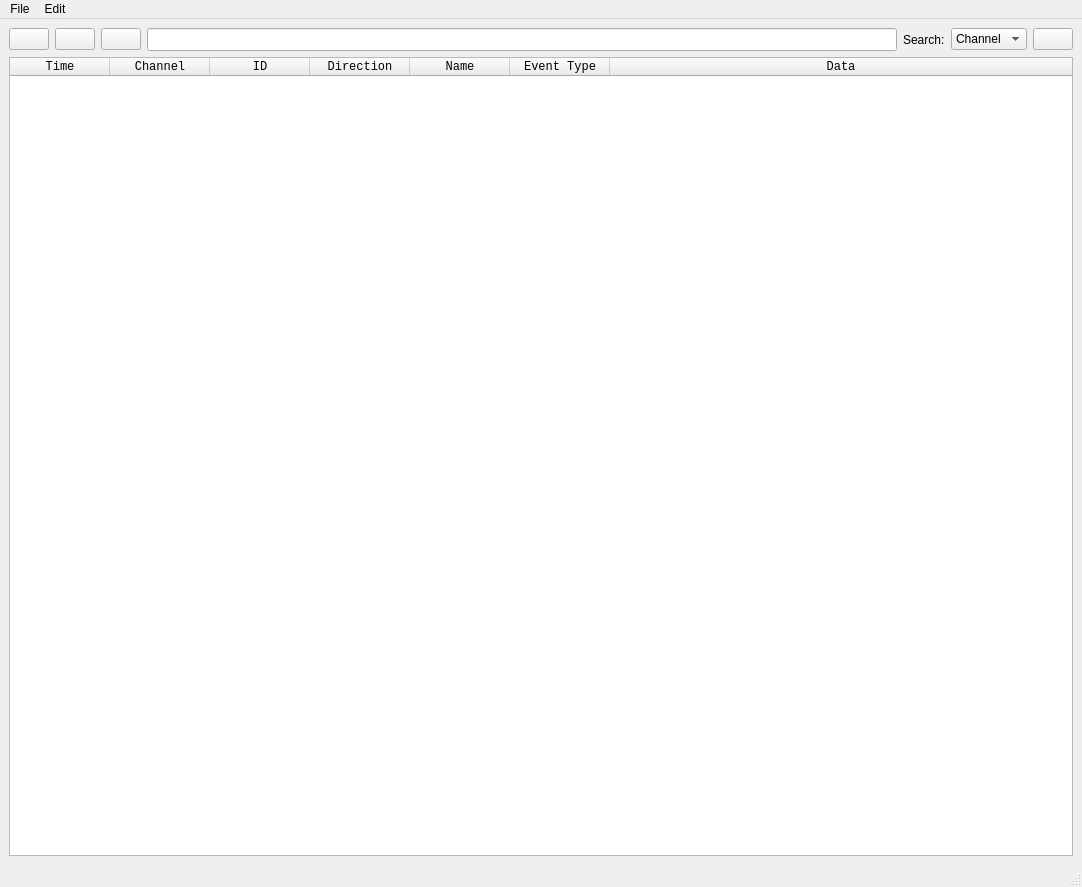
<?xml version="1.0" encoding="UTF-8"?>
<ui version="4.0">
 <class>MainWindow</class>
 <widget class="QMainWindow" name="MainWindow">
  <property name="geometry">
   <rect>
    <x>0</x>
    <y>0</y>
    <width>1082</width>
    <height>887</height>
   </rect>
  </property>
  <property name="windowTitle">
   <string>MainWindow</string>
  </property>
  <widget class="QWidget" name="centralwidget">
   <layout class="QGridLayout" name="gridLayout_2">
    <item row="1" column="0" colspan="7">
     <widget class="QTableWidget" name="dataTable">
      <property name="enabled">
       <bool>true</bool>
      </property>
      <property name="font">
       <font>
        <family>Courier New</family>
        <weight>50</weight>
        <bold>false</bold>
       </font>
      </property>
      <property name="editTriggers">
       <set>QAbstractItemView::NoEditTriggers</set>
      </property>
      <property name="rowCount">
       <number>0</number>
      </property>
      <attribute name="horizontalHeaderVisible">
       <bool>true</bool>
      </attribute>
      <attribute name="horizontalHeaderCascadingSectionResizes">
       <bool>true</bool>
      </attribute>
      <attribute name="horizontalHeaderMinimumSectionSize">
       <number>39</number>
      </attribute>
      <attribute name="horizontalHeaderShowSortIndicator" stdset="0">
       <bool>true</bool>
      </attribute>
      <attribute name="horizontalHeaderStretchLastSection">
       <bool>true</bool>
      </attribute>
      <attribute name="verticalHeaderCascadingSectionResizes">
       <bool>true</bool>
      </attribute>
      <attribute name="verticalHeaderDefaultSectionSize">
       <number>20</number>
      </attribute>
      <attribute name="verticalHeaderMinimumSectionSize">
       <number>23</number>
      </attribute>
      <attribute name="verticalHeaderShowSortIndicator" stdset="0">
       <bool>true</bool>
      </attribute>
      <attribute name="verticalHeaderStretchLastSection">
       <bool>false</bool>
      </attribute>
      <column>
       <property name="text">
        <string>Time</string>
       </property>
      </column>
      <column>
       <property name="text">
        <string>Channel</string>
       </property>
      </column>
      <column>
       <property name="text">
        <string>ID</string>
       </property>
      </column>
      <column>
       <property name="text">
        <string>Direction</string>
       </property>
      </column>
      <column>
       <property name="text">
        <string>Name</string>
       </property>
      </column>
      <column>
       <property name="text">
        <string>Event Type</string>
       </property>
      </column>
      <column>
       <property name="text">
        <string>Data</string>
       </property>
      </column>
     </widget>
    </item>
    <item row="0" column="2">
     <widget class="QPushButton" name="Stop">
      <property name="statusTip">
       <string>Stop tracing</string>
      </property>
      <property name="autoFillBackground">
       <bool>true</bool>
      </property>
      <property name="icon">
       <iconset>
        <normaloff>Stop.png</normaloff>Stop.png</iconset>
      </property>
      <property name="checkable">
       <bool>false</bool>
      </property>
      <property name="autoDefault">
       <bool>false</bool>
      </property>
     </widget>
    </item>
    <item row="0" column="1">
     <widget class="QPushButton" name="Pause">
      <property name="statusTip">
       <string>Pause tracing</string>
      </property>
      <property name="autoFillBackground">
       <bool>true</bool>
      </property>
      <property name="icon">
       <iconset>
        <normaloff>Pause.png</normaloff>Pause.png</iconset>
      </property>
      <property name="checkable">
       <bool>false</bool>
      </property>
      <property name="autoDefault">
       <bool>false</bool>
      </property>
     </widget>
    </item>
    <item row="0" column="6">
     <widget class="QPushButton" name="Search">
      <property name="statusTip">
       <string>Search</string>
      </property>
      <property name="autoFillBackground">
       <bool>true</bool>
      </property>
      <property name="icon">
       <iconset>
        <normaloff>Search.png</normaloff>Search.png</iconset>
      </property>
      <property name="checkable">
       <bool>false</bool>
      </property>
      <property name="autoDefault">
       <bool>false</bool>
      </property>
     </widget>
    </item>
    <item row="0" column="0">
     <widget class="QPushButton" name="Start">
      <property name="statusTip">
       <string>Start tracing</string>
      </property>
      <property name="autoFillBackground">
       <bool>true</bool>
      </property>
      <property name="icon">
       <iconset>
        <normaloff>Start.png</normaloff>Start.png</iconset>
      </property>
      <property name="checkable">
       <bool>false</bool>
      </property>
      <property name="autoDefault">
       <bool>false</bool>
      </property>
     </widget>
    </item>
    <item row="0" column="3">
     <widget class="QLineEdit" name="SearchBar">
      <property name="sizePolicy">
       <sizepolicy hsizetype="Expanding" vsizetype="Fixed">
        <horstretch>0</horstretch>
        <verstretch>0</verstretch>
       </sizepolicy>
      </property>
      <property name="font">
       <font>
        <family>Segoe UI</family>
        <pointsize>10</pointsize>
       </font>
      </property>
     </widget>
    </item>
    <item row="0" column="5">
     <widget class="QComboBox" name="comboBox">
      <property name="sizePolicy">
       <sizepolicy hsizetype="Minimum" vsizetype="Expanding">
        <horstretch>0</horstretch>
        <verstretch>0</verstretch>
       </sizepolicy>
      </property>
      <property name="maximumSize">
       <size>
        <width>250</width>
        <height>22</height>
       </size>
      </property>
      <item>
       <property name="text">
        <string>Channel</string>
       </property>
      </item>
      <item>
       <property name="text">
        <string>ID</string>
       </property>
      </item>
      <item>
       <property name="text">
        <string>Name</string>
       </property>
      </item>
      <item>
       <property name="text">
        <string>Data</string>
       </property>
      </item>
     </widget>
    </item>
    <item row="0" column="4">
     <widget class="QLabel" name="label">
      <property name="font">
       <font>
        <family>Arial</family>
        <weight>50</weight>
        <bold>false</bold>
       </font>
      </property>
      <property name="text">
       <string>Search:</string>
      </property>
     </widget>
    </item>
   </layout>
  </widget>
  <widget class="QMenuBar" name="menubar">
   <property name="geometry">
    <rect>
     <x>0</x>
     <y>0</y>
     <width>1082</width>
     <height>21</height>
    </rect>
   </property>
   <widget class="QMenu" name="menuFile">
    <property name="title">
     <string>File</string>
    </property>
    <addaction name="actionNew"/>
    <addaction name="actionSave"/>
    <addaction name="actionOpen"/>
    <addaction name="separator"/>
    <addaction name="actionExit"/>
   </widget>
   <widget class="QMenu" name="menuEdit">
    <property name="title">
     <string>Edit</string>
    </property>
    <addaction name="actionStart"/>
    <addaction name="actionStop"/>
    <addaction name="actionFilters"/>
    <addaction name="separator"/>
    <addaction name="actionSet_ID_Names"/>
   </widget>
   <addaction name="menuFile"/>
   <addaction name="menuEdit"/>
  </widget>
  <widget class="QStatusBar" name="statusbar"/>
  <action name="actionNew">
   <property name="text">
    <string>New</string>
   </property>
   <property name="statusTip">
    <string>Create New File</string>
   </property>
   <property name="shortcut">
    <string>Ctrl+N</string>
   </property>
  </action>
  <action name="actionSave">
   <property name="text">
    <string>Save</string>
   </property>
   <property name="statusTip">
    <string>Save File</string>
   </property>
   <property name="shortcut">
    <string>Ctrl+S</string>
   </property>
  </action>
  <action name="actionOpen">
   <property name="text">
    <string>Open</string>
   </property>
   <property name="statusTip">
    <string>Open existing file</string>
   </property>
   <property name="shortcut">
    <string>Ctrl+O</string>
   </property>
  </action>
  <action name="actionStart">
   <property name="text">
    <string>Start</string>
   </property>
  </action>
  <action name="actionStop">
   <property name="text">
    <string>Stop</string>
   </property>
  </action>
  <action name="actionFilters">
   <property name="text">
    <string>Filters</string>
   </property>
  </action>
  <action name="actionExit">
   <property name="text">
    <string>Exit</string>
   </property>
   <property name="statusTip">
    <string>Close the tool</string>
   </property>
   <property name="shortcut">
    <string>Ctrl+W</string>
   </property>
  </action>
  <action name="actionSet_ID_Names">
   <property name="text">
    <string>Define IDs</string>
   </property>
  </action>
 </widget>
 <resources/>
 <connections/>
</ui>
